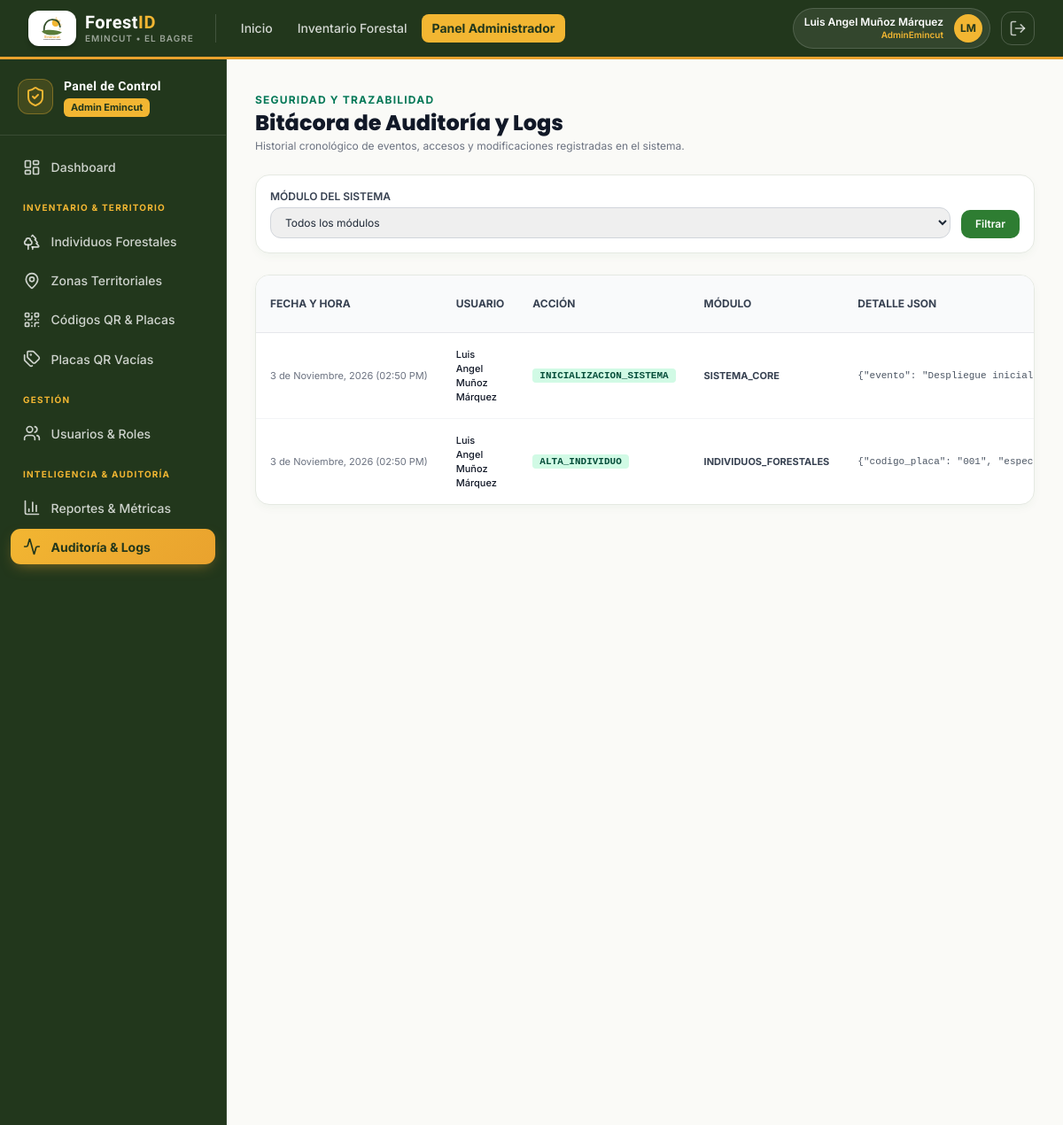
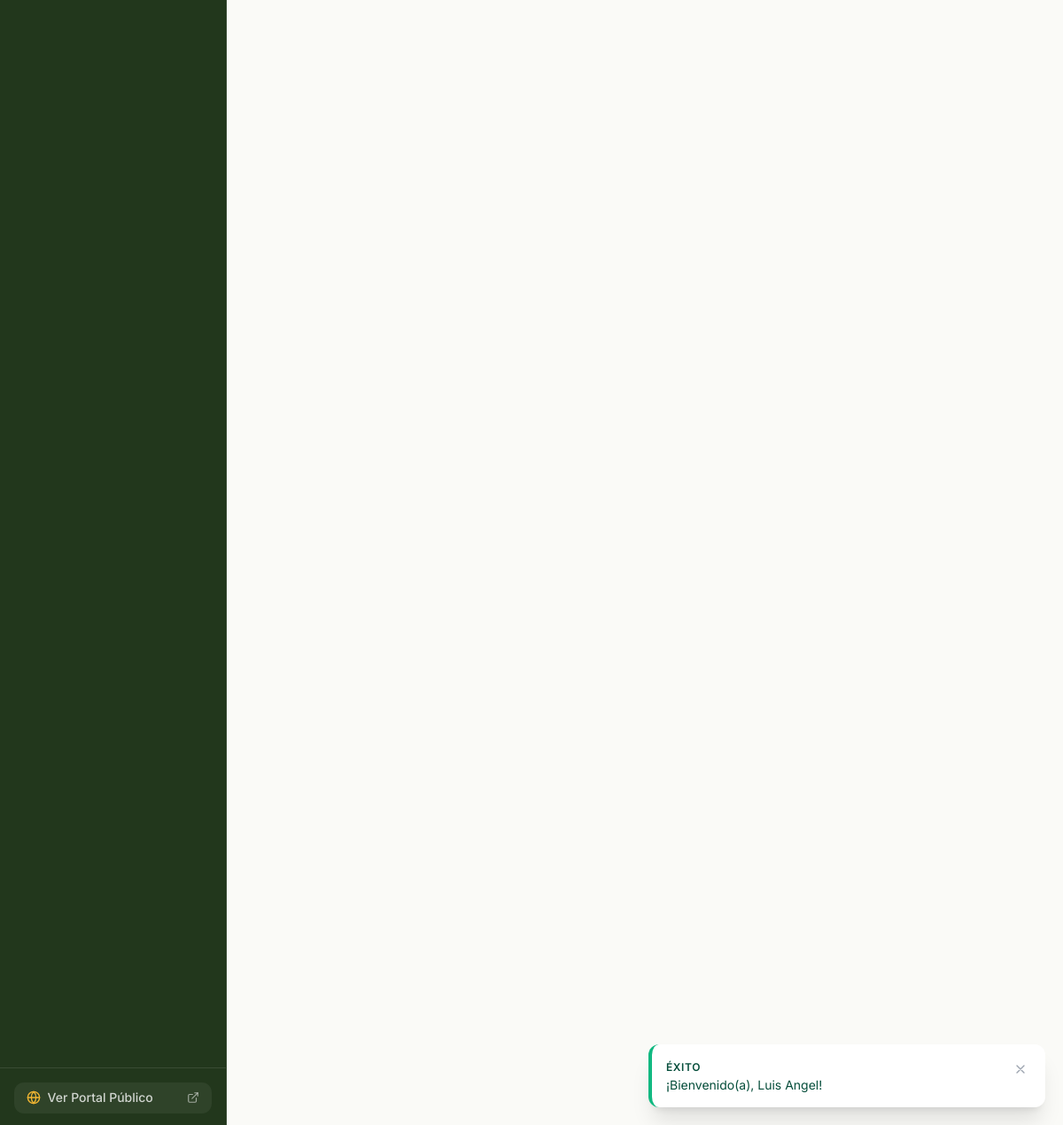
Page /admin/logs/index.php (signed in) on the committed database (2 pictures, top to bottom).
### tables this page shows
CREATE TABLE `logs_sistema` (
    `id_log` CHAR(36) NOT NULL DEFAULT (UUID()),
    `id_usuario` CHAR(36) NULL,
    `accion` VARCHAR(150) NOT NULL,
    `modulo_afectado` VARCHAR(100) NOT NULL,
    `detalle` JSON NULL,
    `ip_origen` VARCHAR(45) NULL,
    `fecha_registro` DATETIME NOT NULL DEFAULT CURRENT_TIMESTAMP,
    PRIMARY KEY (`id_log`),
    CONSTRAINT `fk_logs_usuarios` FOREIGN KEY (`id_usuario`) REFERENCES `usuarios` (`id_usuario`) ON UPDATE CASCADE ON DELETE SET NULL,
    INDEX `idx_logs_usuario` (`id_usuario`),
    INDEX `idx_logs_modulo` (`modulo_afectado`),
    INDEX `idx_logs_fecha` (`fecha_registro`)
);

CREATE TABLE `usuarios` (
    `id_usuario` CHAR(36) NOT NULL DEFAULT (UUID()),
    `id_rol` CHAR(36) NOT NULL,
    `nombres` VARCHAR(100) NOT NULL,
    `apellidos` VARCHAR(100) NOT NULL,
    `correo` VARCHAR(150) NOT NULL UNIQUE,
    `password_hash` VARCHAR(255) NOT NULL,
    `telefono` VARCHAR(20) NULL,
    `estado` TINYINT(1) NOT NULL DEFAULT 1 COMMENT '1: Activo, 0: Inactivo',
    `ultimo_acceso` DATETIME NULL,
    `fecha_creacion` DATETIME NOT NULL DEFAULT CURRENT_TIMESTAMP,
    PRIMARY KEY (`id_usuario`),
    CONSTRAINT `fk_usuarios_roles` FOREIGN KEY (`id_rol`) REFERENCES `roles` (`id_rol`) ON UPDATE CASCADE ON DELETE RESTRICT,
    INDEX `idx_usuarios_correo` (`correo`),
    INDEX `idx_usuarios_rol` (`id_rol`)
);

### admin/logs/index.php (the view, shortened to what this page needs)
<?php
require_once __DIR__ . '/../../includes/funciones.php';
$pdo = getDBConnection();
$where = "1=1";
$params = [];
$stmt = $pdo->prepare("
    SELECT l.*, u.nombres, u.apellidos, u.correo
    FROM `logs_sistema` l
    LEFT JOIN `usuarios` u ON l.id_usuario = u.id_usuario
    WHERE {$where}
    ORDER BY l.fecha_registro DESC
    LIMIT 100
");
$stmt->execute($params);
$logs = $stmt->fetchAll();
require_once __DIR__ . '/../../includes/header.php';
require_once __DIR__ . '/../../includes/navbar.php';
?>
<div class="flex-1 flex flex-col md:flex-row">
    <?php require_once __DIR__ . '/../../includes/sidebar_admin.php'; ?>
    <main class="flex-1 p-6 sm:p-8 space-y-6 overflow-y-auto">
        <div class="flex flex-col sm:flex-row items-start sm:items-center justify-between gap-4">
            <div>
                <span class="text-xs font-bold text-emerald-700 uppercase tracking-widest">Seguridad y Trazabilidad</span>
                <h1 class="font-heading font-extrabold text-2xl text-gray-900">Bitácora de Auditoría y Logs</h1>
                <p class="text-xs text-gray-500 mt-0.5">
                    Historial cronológico de eventos, accesos y modificaciones registradas en el sistema.
                </p>
            </div>
        </div>
        <div class="forest-card p-4">
            <form method="GET" action="index.php" class="flex flex-col sm:flex-row items-end gap-3">
                <div class="flex-1">
                    <label class="block text-xs font-semibold text-gray-700 uppercase mb-1">Módulo del Sistema</label>
                    <select name="modulo" class="w-full py-2 px-3 border border-gray-300 rounded-xl text-xs focus:ring-2 focus:ring-emerald-600 outline-none">
                        <option value="">Todos los módulos</option>
                    </select>
                </div>
                <button type="submit" class="btn-forest-primary text-xs py-2 px-4">Filtrar</button>
            </form>
        </div>
        <div class="forest-card overflow-hidden">
            <div class="overflow-x-auto">
                <table class="w-full text-left text-xs text-gray-600">
                    <thead class="bg-gray-50 border-b border-gray-200 text-gray-700 uppercase font-semibold">
                        <tr>
                            <th class="p-4">Fecha y Hora</th>
                            <th class="p-4">Usuario</th>
                            <th class="p-4">Acción</th>
                            <th class="p-4">Módulo</th>
                            <th class="p-4">Detalle JSON</th>
                        </tr>
                    </thead>
                    <tbody class="divide-y divide-gray-100 font-mono text-[11px]">
                        <?php if (empty($logs)): ?>
                            <tr>
                                <td colspan="6" class="p-8 text-center text-gray-400 italic font-sans">No hay registros de auditoría para mostrar.</td>
                            </tr>
                        <?php else: ?>
                            <?php foreach ($logs as $log): ?>
                                <tr class="hover:bg-gray-50 transition-colors">
                                    <td class="p-4 whitespace-nowrap text-gray-500 font-sans">
                                        <?= formatear_fecha($log['fecha_registro'], true) ?>
                                    </td>
                                    <td class="p-4 font-sans font-medium text-gray-900">
                                        <?= !empty($log['nombres']) ? htmlspecialchars($log['nombres'] . ' ' . $log['apellidos']) : '<span class="text-gray-400 italic">Anónimo / Sistema</span>' ?>
                                    </td>
                                    <td class="p-4">
                                        <span class="px-2 py-0.5 rounded bg-emerald-100 text-emerald-900 font-bold">
                                            <?= htmlspecialchars($log['accion']) ?>
                                        </span>
                                    </td>
                                    <td class="p-4 font-bold text-gray-700 font-sans">
                                        <?= htmlspecialchars($log['modulo_afectado']) ?>
                                    </td>
                                    <td class="p-4 text-gray-600 max-w-xs truncate" title="<?= htmlspecialchars($log['detalle'] ?? '') ?>">
                                        <?= htmlspecialchars($log['detalle'] ?? '{}') ?>
                                    </td>
                                </tr>
                            <?php endforeach; ?>
                        <?php endif; ?>
                    </tbody>
                </table>
            </div>
        </div>
    </main>
</div>
<?php require_once __DIR__ . '/../../includes/footer.php'; ?>

### assets/css/custom.css (style rules this page uses)
:root { --color-primary-dark: #1B5E20; --color-primary: #2E7D32; --color-primary-light: #4CAF50; --color-surface-soft: #E8F5E9; --color-surface-bg: #FAFAF7; --color-earth: #6D4C41; --color-text-main: #1F2937; }
body { background-color: var(--color-surface-bg); color: var(--color-text-main); font-family: 'Inter', -apple-system, BlinkMacSystemFont, "Segoe UI", Roboto, sans-serif; -webkit-font-smoothing: antialiased; }
h1, h2, h3, h4, h5, h6, .font-heading { font-family: 'Poppins', 'Inter', sans-serif; }
.forest-card { background: #FFFFFF; border: 1px solid #E5E9E2; border-radius: 1rem; box-shadow: 0 4px 12px -2px rgba(27, 94, 32, 0.05); transition: all 0.2s cubic-bezier(0.4, 0, 0.2, 1); }
.btn-forest-primary { background-color: #2E7D32; color: #FFFFFF; font-weight: 600; padding: 0.625rem 1.25rem; border-radius: 0.625rem; display: inline-flex; align-items: center; justify-content: center; gap: 0.5rem; transition: all 0.15s ease-in-out; }

### assets/css/emincut.css (style rules this page uses)
:root { --emi-verde: #5B7C3A; --emi-verde-claro: #7A9B54; --emi-verde-suave: #EDF2E5; --emi-verde-oscuro: #35502B; --emi-verde-noche: #22371C; --emi-ambar: #E9A22E; --emi-amarillo: #F2B632; --emi-amarillo-suave:#FBEFD4; --emi-blanco: #FFFFFF; --emi-hueso: #FBFAF6; --emi-tinta: #23291F; --emi-tinta-suave: #5C6455; }

### rows in the picture
logs_sistema: fecha_registro "3 de Noviembre, 2026 (02:50 PM)", id_usuario.apellidos "Luis Angel Muñoz Márquez", accion "INICIALIZACION_SISTEMA", modulo_afectado "SISTEMA_CORE", detalle "{\"evento\": \"Despliegue inicial de base de…"
logs_sistema: fecha_registro "3 de Noviembre, 2026 (02:50 PM)", id_usuario.apellidos "Luis Angel Muñoz Márquez", accion "ALTA_INDIVIDUO", modulo_afectado "INDIVIDUOS_FORESTALES", detalle "{\"codigo_placa\": \"001\", \"especie\": \"Guayac…"

### other values in the picture
$cfg['badge'] "ÉXITO"
$mensaje "¡Bienvenido(a), Luis Angel!"
$usuario_actual['nombres'] . ' ' . $usuario_actual['apellidos'] "Luis Angel Muñoz Márquez"
$usuario_actual['nombre_rol'] "AdminEmincut"
